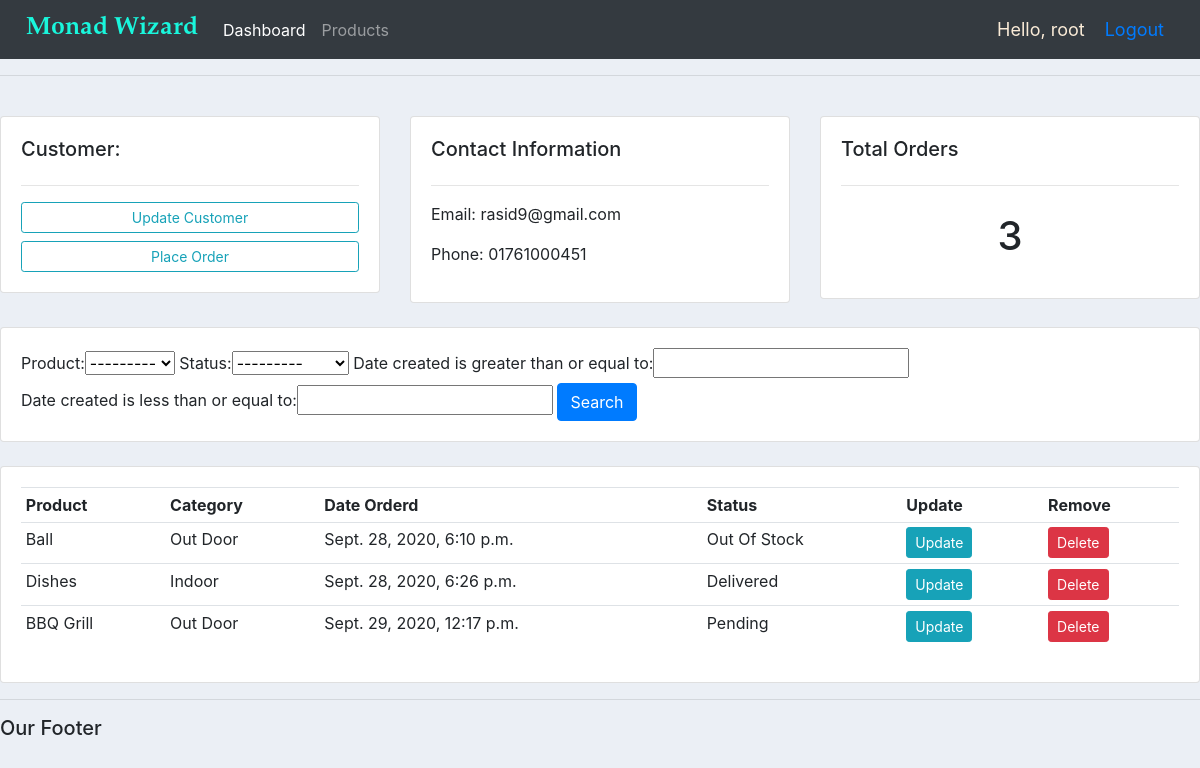
The app's page /customer/1/ (signed in), older data.
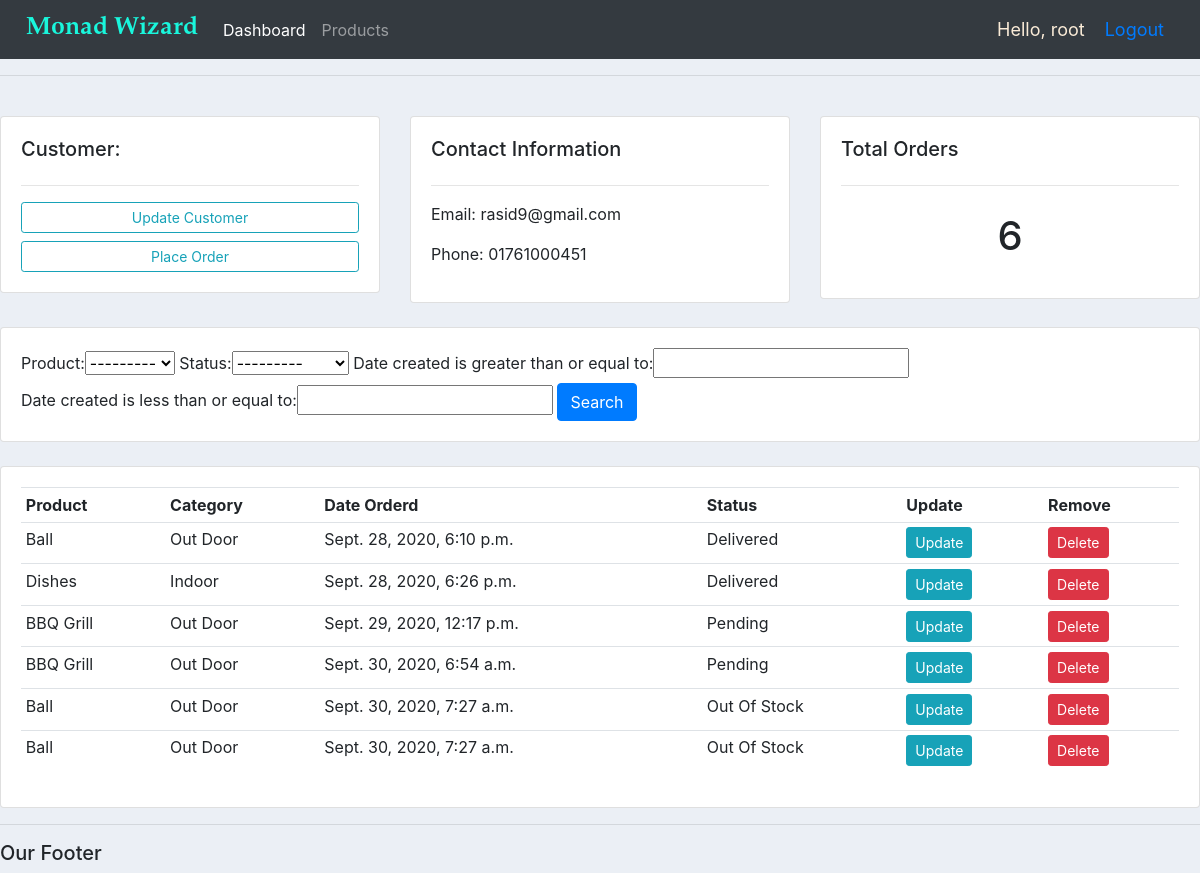
The same page, newer data.
### accounts/models.py (models this page shows, shortened)
class Order(models.Model):
    STATUS = (
        ('Pending', 'Pending'),
        ('Out Of Stock', 'Out of Stock'),
        ('Delivered', 'Delivered'),
    )
    customer = models.ForeignKey(Customer, null=True, on_delete=models.SET_NULL)
    product = models.ForeignKey(Product, null=True, on_delete=models.SET_NULL)
    date_created = models.DateTimeField(auto_now_add=True, null=True)
    status = models.CharField(max_length=200, null=True,choices=STATUS)

class Product(models.Model):
    CATEGORY = (
        ('Indoor', 'Indoor'),
        ('Out Door', 'Out Door'),
    )
    name = models.CharField(max_length=200, null=True)
    price = models.FloatField(null=True)
    category = models.CharField(max_length=200, null=True,choices=CATEGORY)
    description = models.CharField(max_length=200, null=True, blank=True)
    date_created = models.DateTimeField(auto_now_add=True, null=True)
    tags = models.ManyToManyField(Tag)
    def __str__(self):
        return self.name

### accounts/views.py (the view)
# urls.py: path('customer/<str:pk_test>/', views.customers, name="customer"),
@login_required(login_url='login')
def customers(request, pk_test):
    customer = Customer.objects.get(id=pk_test)
    orders = customer.order_set.all()
    orders_count = orders.count()
    myFilter = OrderFilter(request.GET, queryset=orders)
    orders = myFilter.qs
    context = {'customer':customer , 'orders':orders ,
            'orders_count':orders_count, 'myFilter' : myFilter, }
    return render(request, 'accounts/customer.html', context )

### accounts/templates/accounts/customer.html
{% extends 'accounts/main.html' %}
{% block content %}
<br>
<div class="row">
	<div class="col-md">
		<div class="card card-body">
			<h5>Customer:</h5>
			<hr>
			<a class="btn btn-outline-info  btn-sm btn-block" href="">Update Customer</a>
			<a class="btn btn-outline-info  btn-sm btn-block" href="{% url 'create_order_customer' customer.id %}">Place Order</a>
		</div>
	</div>
	<div class="col-md">
		<div class="card card-body">
			<h5>Contact Information</h5>
			<hr>
			<p>Email: {{customer.email}}</p>
			<p>Phone: {{customer.phone}}</p>
		</div>
	</div>
	<div class="col-md">
		<div class="card card-body">
			<h5>Total Orders</h5>
			<hr>
			<h1 style="text-align: center;padding: 10px">{{ orders_count }}</h1>
		</div>
	</div>
</div>
<br>
<div class="row">
	<div class="col">
		<div class="card card-body">
			<form method="get">
				{{ myFilter.form }}
		    <button class="btn btn-primary" type="submit">Search</button>
		  </form>
		</div>
	</div>
</div>
<br>
<div class="row">
	<div class="col-md">
		<div class="card card-body">
			<table class="table table-sm">
				<tr>
					<th>Product</th>
					<th>Category</th>
					<th>Date Orderd</th>
					<th>Status</th>
					<th>Update</th>
					<th>Remove</th>
				</tr>
				{% for order in orders %}
				<tr>
					<td> {{order.product.name}} </td>
					<td> {{order.product.category}} </td>
					<td> {{order.date_created}} </td>
					<td> {{order.status}} </td>
					<td><a class="btn btn-sm btn-info" href="{% url 'update_order' order.id %}"> Update </a></td>
					<td><a class="btn btn-sm btn-danger" href="{% url 'delete_order' order.id %}"> Delete </a></td>
				</tr>
				{% endfor %}
			</table>
		</div>
	</div>
</div>
{% endblock %}

Row changes from the older to the newer data that the page shows:
changed Order "Sept. 28, 2020, 6:10 p.m.": status "Out Of Stock" → "Delivered"
added Order: product.name "BBQ Grill", product.category "Out Door", date_created "Sept. 30, 2020, 6:54 a.m.", status "Pending"
added Order: product.name "Ball", product.category "Out Door", date_created "Sept. 30, 2020, 7:27 a.m.", status "Out Of Stock"
added Order: product.name "Ball", product.category "Out Door", date_created "Sept. 30, 2020, 7:27 a.m.", status "Out Of Stock"
Text that changed along with them:
{{ orders_count }}: "3" → "6"
